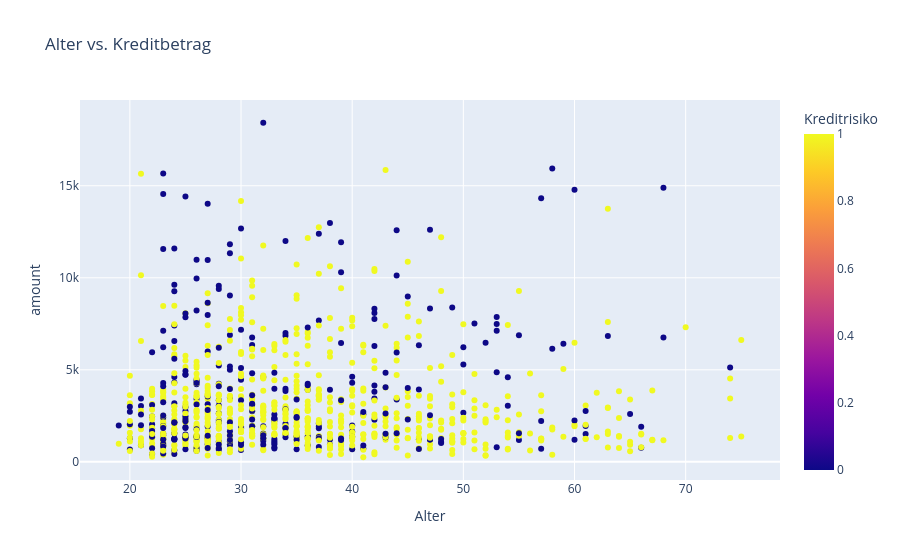

Notebook cell for this chart:
### Markdown cell above
## 5. Interaktiver Scatterplot

### Code cell
import plotly.express as px

fig = px.scatter(
    df,
    x="age",
    y="amount",
    color="credit_risk",
    hover_data=["status", "purpose", "job"],
    title="Alter vs. Kreditbetrag",
    labels={"age": "Alter", "credit_risk": "Kreditrisiko"}
)

fig.show()

### Figure 1 — Plotly figure (JSON) as saved in the notebook; plotly's stock layout.template omitted (floating-point values rounded to 4 significant figures; data arrays with more than 128 entries replaced by an {"elided": "..."} marker saying what was removed)
{"data": [{"customdata": {"elided": "1000x3 str values"}, "hovertemplate": "Alter=%{x}<br>amount=%{y}<br>status=%{customdata[0]}<br>purpose=%{customdata[1]}<br>job=%{customdata[2]}<br>Kreditrisiko=%{marker.color}<extra></extra>", "legendgroup": "", "marker": {"color": {"elided": "1000 int values"}, "coloraxis": "coloraxis", "symbol": "circle"}, "mode": "markers", "name": "", "orientation": "v", "showlegend": false, "x": {"elided": "1000 int values"}, "xaxis": "x", "y": {"elided": "1000 int values"}, "yaxis": "y", "type": "scatter"}], "layout": {"xaxis": {"anchor": "y", "domain": [0.0, 1.0], "title": {"text": "Alter"}}, "yaxis": {"anchor": "x", "domain": [0.0, 1.0], "title": {"text": "amount"}}, "coloraxis": {"colorbar": {"title": {"text": "Kreditrisiko"}}, "colorscale": [[0.0, "#0d0887"], [0.1111, "#46039f"], [0.2222, "#7201a8"], [0.3333, "#9c179e"], [0.4444, "#bd3786"], [0.5556, "#d8576b"], [0.6667, "#ed7953"], [0.7778, "#fb9f3a"], [0.8889, "#fdca26"], [1.0, "#f0f921"]]}, "legend": {"tracegroupgap": 0}, "title": {"text": "Alter vs. Kreditbetrag"}}}
